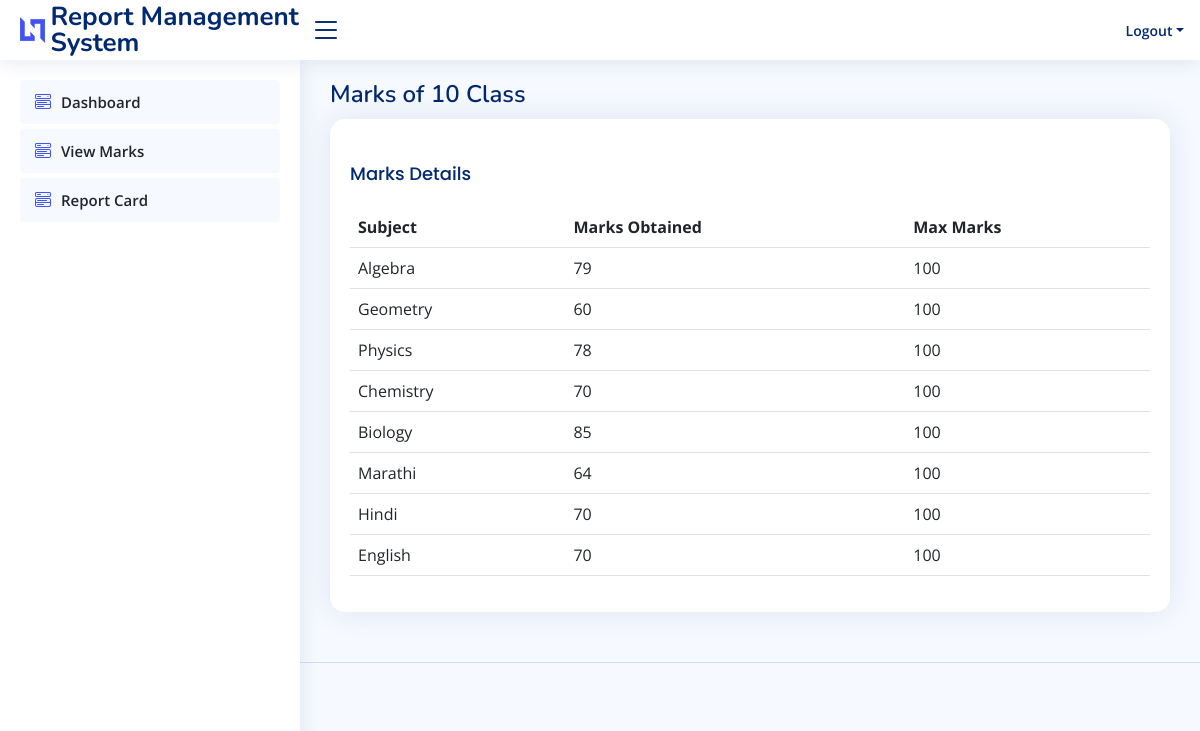
Page /studentmarks/ (signed in) on the committed database.
### master_api/models.py (models this page shows, shortened)
class Classes (models.Model):
    class_name = models.CharField(max_length=100)
    created_at = models.DateTimeField(auto_now_add=True)
    updated_at = models.DateTimeField(auto_now=True)
    DisplayList = ['id', 'class_name']

class StudentMarks(models.Model):
    student_id = models.ForeignKey(UserAuth, on_delete=models.CASCADE)
    class_id = models.ForeignKey(Classes, on_delete=models.CASCADE)
    subject_id = models.ForeignKey(Subject, on_delete=models.CASCADE)
    marks_obtained = models.IntegerField()
    max_marks = models.IntegerField(default=100)
    created_at = models.DateTimeField(auto_now_add=True)
    updated_at = models.DateTimeField(auto_now=True)
    class Meta:
        unique_together = ('student_id', 'class_id', 'subject_id')
    DisplayList = ['id', 'student_id', 'class_id', 'subject_id', 'marks_obtained', 'max_marks']

class Subject(models.Model):
    name = models.CharField(max_length=100)
    created_at = models.DateTimeField(auto_now_add=True)
    updated_at = models.DateTimeField(auto_now=True)
    DisplayList = ['id', 'name']

### rms/views/student_view.py (the view)
# urls.py: path('studentmarks/', student_view.student_marks, name='studentmarks'),
@login_required
def student_marks(request):
    student_marks = StudentMarks.objects.filter(student_id=request.user).select_related('class_id', 'subject_id')
    student = UserAuth.objects.get(id = request.user.id)
    data = {
        'student_marks': student_marks,
        'class_obj': student.class_id
        }
    return render(request, 'student/studentmarks.html', data)

### template/student/studentmarks.html
{% extends "student/base.html" %}
{% load static %}
{% block content %}
<main id="main" class="main">
  <div class="d-flex" style="justify-content: space-between;">
    <div class="pagetitle">
      <h1>Marks of {{class_obj.class_name}} Class</h1>
    </div>
  </div>
  <section class="section">
    <div class="row">
      <div class="col-lg-12">
        <div class="card">
          <div class="card-body pt-4">
            <h5 class="card-title">Marks Details</h5>
            <table class="table">
              <thead>
                <tr>
                  <th>Subject</th>
                  <th>Marks Obtained</th>
                  <th>Max Marks</th>
                </tr>
              </thead>
              <tbody>
                {% for mark in student_marks %}
                  <tr>
                    <td>{{ mark.subject_id.name }}</td>
                    <td>{{ mark.marks_obtained }}</td>
                    <td>{{ mark.max_marks }}</td>
                  </tr>
                {% empty %}
                  <tr>
                    <td colspan="4">No marks found for this student.</td>
                  </tr>
                {% endfor %}
              </tbody>
            </table>
          </div>
        </div>
      </div>
    </div>
  </section>
</main>
{% endblock %}

### template/student/base.html (shortened to what this page needs)
{% load static %}
<!DOCTYPE html>
<html lang="en">
<head>
  <link href="{% static 'assets/vendor/bootstrap/css/bootstrap.min.css' %}" rel="stylesheet">
  <link href="{% static 'assets/vendor/bootstrap-icons/bootstrap-icons.css' %}" rel="stylesheet">
  <link href="{% static 'assets/vendor/boxicons/css/boxicons.min.css' %}" rel="stylesheet">
  <link href="{% static 'assets/vendor/quill/quill.snow.css' %}" rel="stylesheet">
  <link href="{% static 'assets/vendor/quill/quill.bubble.css' %}" rel="stylesheet">
  <link href="{% static 'assets/vendor/remixicon/remixicon.css' %}" rel="stylesheet">
  <link href="{% static 'assets/vendor/simple-datatables/style.css' %}" rel="stylesheet">
  <link href="{% static 'assets/css/style.css' %}" rel="stylesheet">
</head>
<body>
  <header id="header" class="header fixed-top d-flex align-items-center">
    <div class="d-flex align-items-center justify-content-between">
      <a href="{% url 'student_dashboard' %}" class="logo d-flex align-items-center">
        <img src="{% static 'assets/img/logo.png' %}" alt="">
        <span class="d-none d-lg-block">Report Management System</span>
      </a>
      <i class="bi bi-list toggle-sidebar-btn"></i>
    </div>
    <nav class="header-nav ms-auto">
      <ul class="d-flex align-items-center">
        <li class="nav-item dropdown pe-3">
          <a class="nav-link nav-profile d-flex align-items-center pe-0" href="{% url 'logout' %}" >
            <span class="d-none d-md-block dropdown-toggle ps-2">Logout</span>
          </a>
        </li>
      </ul>
    </nav>
  </header>
  <aside id="sidebar" class="sidebar">
    <ul class="sidebar-nav" id="sidebar-nav">
      <li class="nav-item">
        <a class="nav-link text-dark" href="{% url 'student_dashboard' %}">
          <i class="bi bi-menu-button-wide"></i>
          <span>Dashboard</span>
        </a>
      </li>
      <li class="nav-item">
        <a class="nav-link text-dark" href="{% url 'studentmarks' %}">
          <i class="bi bi-menu-button-wide"></i>
          <span>View Marks</span>
        </a>
      </li>
      <li class="nav-item">
        <a class="nav-link text-dark" href="{% url 'student_report_card' %}">
          <i class="bi bi-menu-button-wide"></i>
          <span>Report Card</span>
        </a>
      </li>
    </ul>
  </aside>
  {% block content %}
  {% endblock %}
  <footer id="footer" class="footer">
  </footer>
</body>

### static/assets/css/style.css (style rules this page uses)
:root { scroll-behavior: smooth; }
body { font-family: "Open Sans", sans-serif; background: #f6f9ff; color: #444444; }
a { color: #4154f1; text-decoration: none; }
h1, h2, h3, h4, h5, h6 { font-family: "Nunito", sans-serif; }
#main { margin-top: 60px; padding: 20px 30px; transition: all 0.3s; }
.pagetitle { margin-bottom: 10px; }
.pagetitle h1 { font-size: 24px; margin-bottom: 0; font-weight: 600; color: #012970; }
.card { margin-bottom: 30px; border: none; border-radius: 15px; box-shadow: 0px 0 30px rgba(1, 41, 112, 0.1); }
.card-title { padding: 20px 0 15px 0; font-size: 18px; font-weight: 500; color: #012970; font-family: "Poppins", sans-serif; }
.card-body { padding: 0 20px 20px 20px; }
.logo { line-height: 1; }
@media (min-width: 1200px) { .logo { width: 280px; } }
.logo img { max-height: 26px; margin-right: 6px; }
.logo span { font-size: 26px; font-weight: 700; color: #012970; font-family: "Nunito", sans-serif; }
.header { transition: all 0.5s; z-index: 997; height: 60px; box-shadow: 0px 2px 20px rgba(1, 41, 112, 0.1); background-color: #fff; padding-left: 20px; }
.header .toggle-sidebar-btn { font-size: 32px; padding-left: 10px; cursor: pointer; color: #012970; }
.header-nav ul { list-style: none; }
.header-nav>ul { margin: 0; padding: 0; }
.header-nav .nav-profile { color: #012970; }
.header-nav .nav-profile span { font-size: 14px; font-weight: 600; }
.sidebar { position: fixed; top: 60px; left: 0; bottom: 0; width: 300px; z-index: 996; transition: all 0.3s; padding: 20px; overflow-y: auto; scrollbar-width: thin; scrollbar-color: #aab7cf transparent; box-shadow: 0px 0px 20px rgba(1, 41, 112, 0.1); background-color: #fff; }
@media (min-width: 1200px) { #main, #footer { margin-left: 300px; } }
.sidebar-nav { padding: 0; margin: 0; list-style: none; }
.sidebar-nav li { padding: 0; margin: 0; list-style: none; }
.sidebar-nav .nav-item { margin-bottom: 5px; }
.sidebar-nav .nav-link { display: flex; align-items: center; font-size: 15px; font-weight: 600; color: #4154f1; transition: 0.3; background: #f6f9ff; padding: 10px 15px; border-radius: 4px; }
.sidebar-nav .nav-link i { font-size: 16px; margin-right: 10px; color: #4154f1; }
.footer { padding: 20px 0; font-size: 14px; transition: all 0.3s; border-top: 1px solid #cddfff; }

### rows in the picture
Classes: class_name "10"
StudentMarks: subject_id.name "Algebra", marks_obtained "79", max_marks "100"
StudentMarks: subject_id.name "Geometry", marks_obtained "60", max_marks "100"
StudentMarks: subject_id.name "Physics", marks_obtained "78", max_marks "100"
StudentMarks: subject_id.name "Chemistry", marks_obtained "70", max_marks "100"
StudentMarks: subject_id.name "Biology", marks_obtained "85", max_marks "100"
StudentMarks: subject_id.name "Marathi", marks_obtained "64", max_marks "100"
StudentMarks: subject_id.name "Hindi", marks_obtained "70", max_marks "100"
StudentMarks: subject_id.name "English", marks_obtained "70", max_marks "100"
